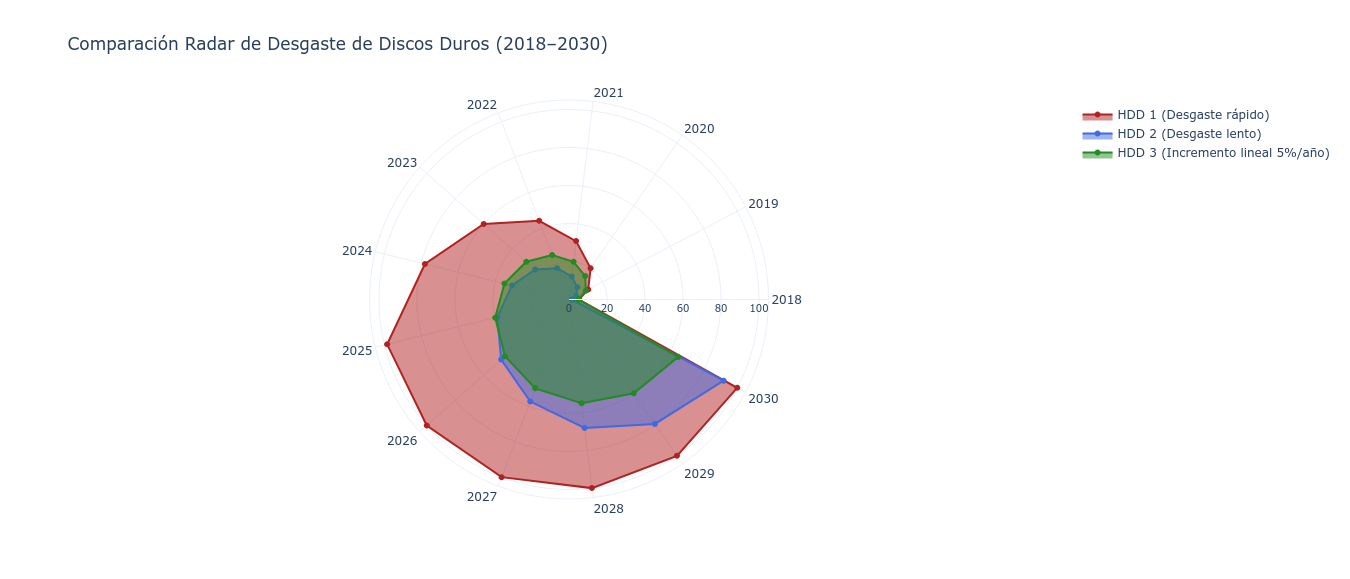

This chart was generated by the following Python code:
import plotly.graph_objects as go
import numpy as np
from sklearn.preprocessing import PolynomialFeatures
from sklearn.linear_model import LinearRegression

# Datos históricos simulados para HDD1 y HDD2
años = np.array([2018, 2019, 2020, 2021, 2022, 2023, 2024]).reshape(-1, 1)

# HDD1: desgaste rápido
desgaste_hdd1 = np.array([5, 12, 20, 30, 45, 60, 78])

# HDD2: desgaste lento
desgaste_hdd2 = np.array([2, 4, 7, 12, 18, 25, 30])

# Función para ajustar y predecir polinómico
def predecir_desgaste(años_hist, desgaste_hist):
    poly = PolynomialFeatures(degree=2)
    X_poly = poly.fit_transform(años_hist)
    modelo = LinearRegression()
    modelo.fit(X_poly, desgaste_hist)
    años_pred = np.arange(2018, 2031).reshape(-1, 1)
    X_pred_poly = poly.transform(años_pred)
    prediccion = modelo.predict(X_pred_poly)
    prediccion = np.clip(prediccion, 0, 100)
    return años_pred.flatten(), prediccion

# Predicciones para HDD1 y HDD2
años_pred, pred_hdd1 = predecir_desgaste(años, desgaste_hdd1)
_, pred_hdd2 = predecir_desgaste(años, desgaste_hdd2)

# HDD3: desgaste lineal constante 5% por año desde 2018
años_lineales = np.arange(2018, 2031)
desgaste_hdd3 = 5 * (años_lineales - 2017)  # 5% * número de años desde 2018
desgaste_hdd3 = np.clip(desgaste_hdd3, 0, 100)  # asegurar máximo 100%

# Cerrar ciclos para radar
labels = [str(a) for a in años_pred]
labels.append(labels[0])

pred_hdd1 = np.append(pred_hdd1, pred_hdd1[0])
pred_hdd2 = np.append(pred_hdd2, pred_hdd2[0])
desgaste_hdd3 = np.append(desgaste_hdd3, desgaste_hdd3[0])

# Crear gráfico radar comparativo con 3 discos
fig = go.Figure()

fig.add_trace(go.Scatterpolar(
    r=pred_hdd1,
    theta=labels,
    fill='toself',
    name='HDD 1 (Desgaste rápido)',
    line=dict(color='firebrick'),
    fillcolor='rgba(178,34,34,0.5)'
))

fig.add_trace(go.Scatterpolar(
    r=pred_hdd2,
    theta=labels,
    fill='toself',
    name='HDD 2 (Desgaste lento)',
    line=dict(color='royalblue'),
    fillcolor='rgba(65,105,225,0.5)'
))

fig.add_trace(go.Scatterpolar(
    r=desgaste_hdd3,
    theta=labels,
    fill='toself',
    name='HDD 3 (Incremento lineal 5%/año)',
    line=dict(color='forestgreen'),
    fillcolor='rgba(34,139,34,0.5)'
))

# Configuraciones finales
fig.update_layout(
    title='Comparación Radar de Desgaste de Discos Duros (2018–2030)',
    polar=dict(
        radialaxis=dict(
            visible=True,
            range=[0, 105],
            tickfont=dict(size=10)
        )
    ),
    template='plotly_white',
    showlegend=True
)

fig.show()
